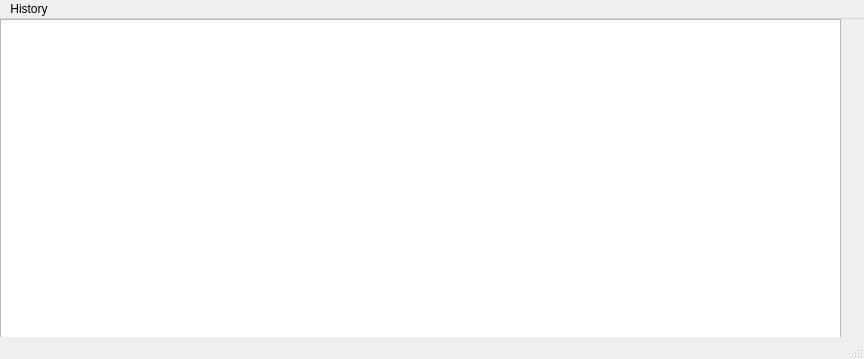
<?xml version="1.0" encoding="UTF-8"?>
<ui version="4.0">
 <class>history</class>
 <widget class="QMainWindow" name="history">
  <property name="geometry">
   <rect>
    <x>0</x>
    <y>0</y>
    <width>864</width>
    <height>359</height>
   </rect>
  </property>
  <property name="windowTitle">
   <string>MainWindow</string>
  </property>
  <widget class="QWidget" name="centralwidget">
   <widget class="QTableView" name="tableView">
    <property name="geometry">
     <rect>
      <x>0</x>
      <y>0</y>
      <width>841</width>
      <height>321</height>
     </rect>
    </property>
   </widget>
  </widget>
  <widget class="QMenuBar" name="menubar">
   <property name="geometry">
    <rect>
     <x>0</x>
     <y>0</y>
     <width>864</width>
     <height>21</height>
    </rect>
   </property>
   <widget class="QMenu" name="menuHistory">
    <property name="title">
     <string>History</string>
    </property>
   </widget>
   <addaction name="menuHistory"/>
  </widget>
  <widget class="QStatusBar" name="statusbar"/>
 </widget>
 <resources/>
 <connections/>
</ui>
